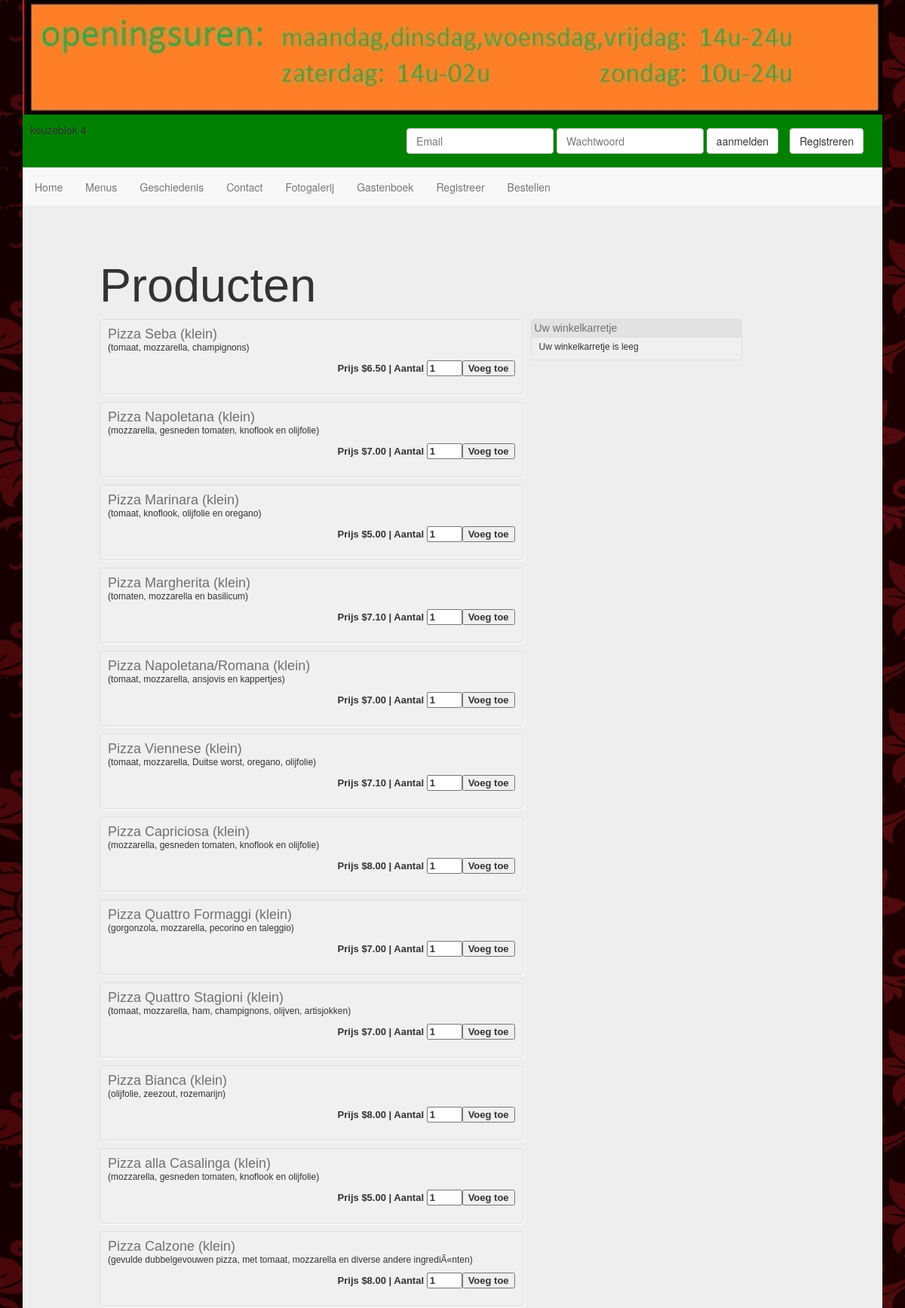
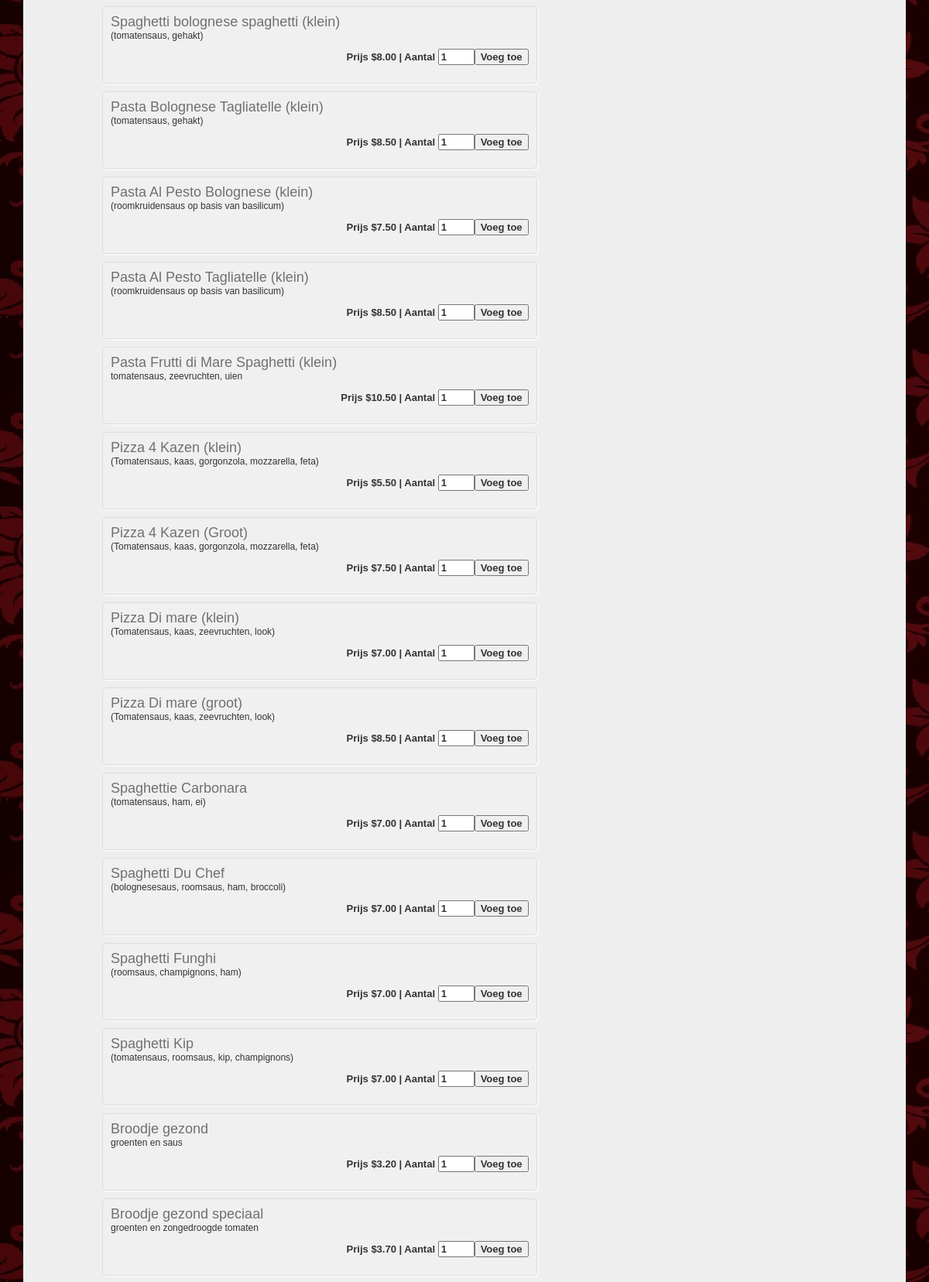
The page /pizzashop_controller_bestellen.php (upper part) on the database its author committed (2 pictures, top to bottom).
### tables this page shows
CREATE TABLE IF NOT EXISTS `pizzashopmenus` (
  `id` int(11) NOT NULL AUTO_INCREMENT,
  `product` varchar(40) NOT NULL,
  `prijs` decimal(4,2) NOT NULL,
  `categorie` varchar(40) NOT NULL,
  `omschrijving` varchar(200) NOT NULL,
  `aantal` int(4) NOT NULL,
  `product_code` varchar(20) NOT NULL,
  PRIMARY KEY (`id`)
);

### pizzashop_controller_bestellen.php (called while the page is built, shortened)
<?php
include_once("/presentation/pizzashop_head.php");
include_once("/presentation/pizzashop_header.php");
include_once("config.php");
include_once("/presentation/pizzashop_bestellen_content.php");
include_once("/presentation/pizzashop_footer.php");
?>

### config.php (called while the page is built, shortened)
<?php
$currency = '$';
?>

### presentation/pizzashop_bestellen_content.php (the view, shortened to what this page needs)
<section id="inhoud">
    <div class="container">
        <div class="jumbotron" style="overflow:hidden;">
            <div id="products-wrapper">
                <h1>Producten</h1>
                <div class="products">
                    <?php
                    $current_url = base64_encode($url = "http://" . $_SERVER['HTTP_HOST'] . $_SERVER['REQUEST_URI']);
                    $results = $mysqli->query("SELECT * FROM pizzashopmenus ORDER BY id ASC");
                    if ($results) {
                        while ($obj = $results->fetch_object()) {
                            print('<div class="product">');
                            print('<form method="post" action="pizzashop_controller_cart_update.php">');
                            print('<div class="product-content"><h3>' . $obj->product . '</h3>');
                            print('<div class="product-desc">' . $obj->omschrijving . '</div>');
                            print('<div class="product-info">');
                            print('Prijs ' . $currency . $obj->prijs . ' | ');
                            print('Aantal <input type="text" name="product_qty" value="1" size="3" />');
                            print('<button class="add_to_cart">Voeg toe</button>');
                            print('</div></div>');
                            print('</form>');
                            print('</div>');
                        }
                    }
                    ?>
                </div>
                <div class="shopping-cart">
                    <h2>Uw winkelkarretje</h2>
                    <?php
                    if (isset($_SESSION["products"])) {
                        $total = 0;
                        echo '<ol>';
                        foreach ($_SESSION["products"] as $cart_itm) {
                            print('<li class="cart-itm">');
                            print('<span class="remove-itm"><a href="pizzashop_controller_cart_update.php?removep=' . $cart_itm["code"] . '&return_url=' . $current_url . '">&times;</a></span>');
                            print('<h3>' . $cart_itm["name"] . '</h3>');
                            print('<div class="p-code">Productcode : ' . $cart_itm["code"] . '</div>');
                            print('<div class="p-qty">Aantal : ' . $cart_itm["qty"] . '</div>');
                            print('<div class="p-price">Prijs :' . $currency . $cart_itm["price"] . '</div>');
                            print('</li>');
                            $subtotal = ($cart_itm["price"] * $cart_itm["qty"]);
                            $total = ($total + $subtotal);
                        }
                        print('</ol>');
                        print('<span class="empty-cart"><a class="pull-right" href="pizzashop_controller_cart_update.php?emptycart=1&return_url=' . $current_url . '">Ledig karretje</a></span><br>');
                        print('<span class="check-out-txt"><a class="pull-left" href="pizzashop_controller_afrekenen.php">Controleer!</a><strong></span><span>Total : ' . $currency . $total . '</strong> </span><br>');
                    } else {
                        print('Uw winkelkarretje is leeg');
                    }
                    ?>
                </div>
            </div>
        </div>
    </div>
</section>

### css/style.css (style rules this page uses)
section:nth-child(odd), section { background-image :url('../images/achtergrond.jpg'); border-top :#d6e9c6; border-bottom :#d6e9c6; }
.container .jumbotron { border-radius:0px; margin-bottom:0px; padding:50px; }
#products-wrapper { width: 90%; min-width:300px; margin-right: auto; margin-left: auto; font: 12px Arial, Helvetica, sans-serif; }
.products { width: 60%; float:left; margin-right: 10px; }
.product { margin-bottom: 10px; height: 100px; background: #F0F0F0; padding: 10px; border: 1px solid #DDD; border-radius: 5px; box-shadow: 2px 2px 2px #F8F8F8; }
.product .product-content { overflow:hidden; }
.product .product-content h3 { font-size: 18px; margin: 0px; padding: 0px; color: #707070; }
.product .product-info { float: right; font-size: 13px; font-weight: bold; margin-top:10px; }
.shopping-cart { width: 30%; float:left; background: #F0F0F0; padding: 10px; border: 1px solid #DDD; border-radius: 5px; }
.shopping-cart h2 { background: #E2E2E2; padding: 4px; font-size: 14px; margin: -10px -10px 5px; color: #707070; }

### rows shown on the page
pizzashopmenus: product "Pizza Seba (klein)", omschrijving "(tomaat, mozzarella, champignons)", prijs "6.50"
pizzashopmenus: product "Pizza Napoletana (klein)", omschrijving "(mozzarella, gesneden tomaten, knoflook en olijfolie)", prijs "7.00"
pizzashopmenus: product "Pizza Marinara (klein)", omschrijving "(tomaat, knoflook, olijfolie en oregano)", prijs "5.00"
pizzashopmenus: product "Pizza Margherita (klein)", omschrijving "(tomaten, mozzarella en basilicum)", prijs "7.10"
pizzashopmenus: product "Pizza Napoletana/Romana (klein)", omschrijving "(tomaat, mozzarella, ansjovis en kappertjes)", prijs "7.00"
pizzashopmenus: product "Pizza Viennese (klein)", omschrijving "(tomaat, mozzarella, Duitse worst, oregano, olijfolie)", prijs "7.10"
pizzashopmenus: product "Pizza Capriciosa (klein)", omschrijving "(mozzarella, gesneden tomaten, knoflook en olijfolie)", prijs "8.00"
pizzashopmenus: product "Pizza Quattro Formaggi (klein)", omschrijving "(gorgonzola, mozzarella, pecorino en taleggio)", prijs "7.00"
pizzashopmenus: product "Pizza Quattro Stagioni (klein)", omschrijving "(tomaat, mozzarella, ham, champignons, olijven, artisjokken)", prijs "7.00"
pizzashopmenus: product "Pizza Bianca (klein)", omschrijving "(olijfolie, zeezout, rozemarijn)", prijs "8.00"
pizzashopmenus: product "Pizza alla Casalinga (klein)", omschrijving "(mozzarella, gesneden tomaten, knoflook en olijfolie)", prijs "5.00"
pizzashopmenus: product "Pizza Calzone (klein)", omschrijving "(gevulde dubbelgevouwen pizza, met tomaat, mozzarella en diverse andere ingrediÃ«nten)", prijs "8.00"
pizzashopmenus: product "Spaghetti bolognese spaghetti (klein)", omschrijving "(tomatensaus, gehakt)", prijs "8.00"
pizzashopmenus: product "Pasta Bolognese Tagliatelle (klein)", omschrijving "(tomatensaus, gehakt)", prijs "8.50"
pizzashopmenus: product "Pasta Al Pesto Bolognese (klein)", omschrijving "(roomkruidensaus op basis van basilicum)", prijs "7.50"
pizzashopmenus: product "Pasta Al Pesto Tagliatelle (klein)", omschrijving "(roomkruidensaus op basis van basilicum)", prijs "8.50"
pizzashopmenus: product "Pasta Frutti di Mare Spaghetti (klein)", omschrijving "tomatensaus, zeevruchten, uien", prijs "10.50"
pizzashopmenus: product "Pizza 4 Kazen (klein)", omschrijving "(Tomatensaus, kaas, gorgonzola, mozzarella, feta)", prijs "5.50"
pizzashopmenus: product "Pizza 4 Kazen (Groot)", omschrijving "(Tomatensaus, kaas, gorgonzola, mozzarella, feta)", prijs "7.50"
pizzashopmenus: product "Pizza Di mare (klein)", omschrijving "(Tomatensaus, kaas, zeevruchten, look)", prijs "7.00"
pizzashopmenus: product "Pizza Di mare (groot)", omschrijving "(Tomatensaus, kaas, zeevruchten, look)", prijs "8.50"
pizzashopmenus: product "Spaghettie Carbonara", omschrijving "(tomatensaus, ham, ei)", prijs "7.00"
pizzashopmenus: product "Spaghetti Du Chef", omschrijving "(bolognesesaus, roomsaus, ham, broccoli)", prijs "7.00"
pizzashopmenus: product "Spaghetti Funghi", omschrijving "(roomsaus, champignons, ham)", prijs "7.00"
pizzashopmenus: product "Spaghetti Kip", omschrijving "(tomatensaus, roomsaus, kip, champignons)", prijs "7.00"
pizzashopmenus: product "Broodje gezond", omschrijving "groenten en saus", prijs "3.20"
pizzashopmenus: product "Broodje gezond speciaal", omschrijving "groenten en zongedroogde tomaten", prijs "3.70"
